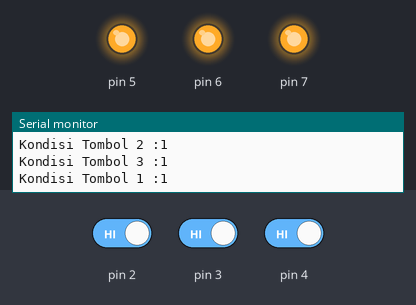
The sketch below on a simulated Arduino Uno, built with avr-gcc and run on an emulated ATmega328P. Shown: output pins drawn as LEDs (lit = HIGH), the last lines printed to the serial monitor. The inputs (shaded band) are chosen by the test bench; at power-on: pin 2 HIGH, pin 3 HIGH, pin 4 HIGH.

Above: at 1.2 s.
1.3 s: pin 2 driven LOW
At 2.5 s:
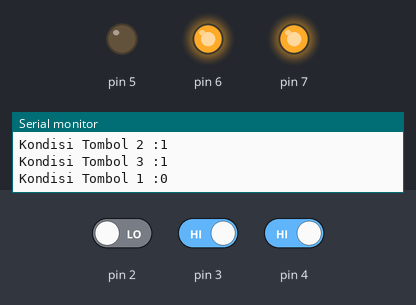
2.8 s: pin 3 driven LOW
At 3.2 s:
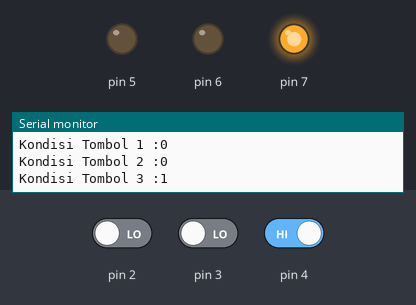
4.3 s: pin 4 driven LOW
At 4.6 s:
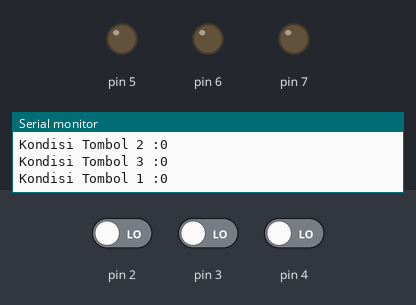
5.8 s: pin 2 driven HIGH
At 6.8 s:
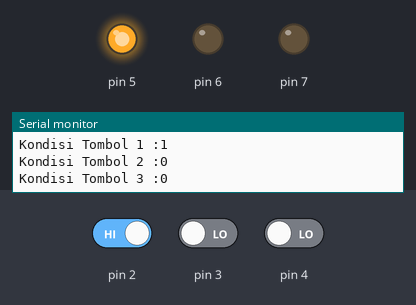
7.3 s: pin 3 driven HIGH
At 8.6 s:
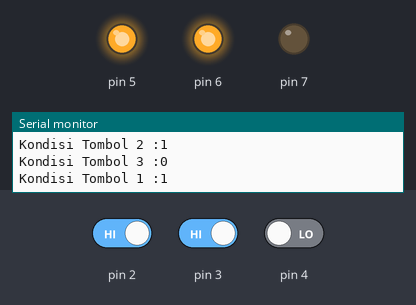
8.9 s: pin 2 driven LOW
At 9.6 s:
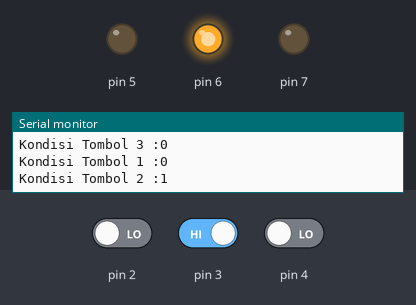
Timing chart, 0 to 11.4 s (numbered marks = the images above; inputs shaded):
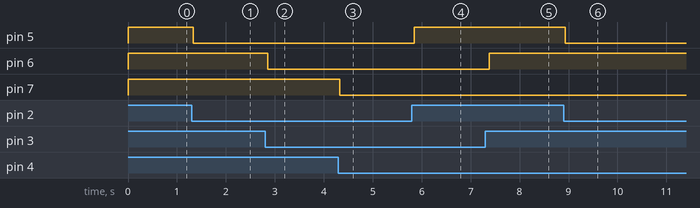

The sketch:

1._Button.ino
```cpp
void setup() {
  // put your setup code here, to run once:
  Serial.begin(9600);
    for ( float i=5; i<=7; i++){
    pinMode(i, OUTPUT);
  }
    for ( float i=2; i<=4; i++){
    pinMode(i, INPUT);
  }
}

void loop() {
  // put your main code here, to run repeatedly:
  int bacaTombol=digitalRead(2);
  Serial.println("Kondisi Tombol 1 :" + String(bacaTombol));

  if ( bacaTombol != 1 ) {
    digitalWrite(5, LOW);
  } else {
    digitalWrite(5, HIGH);
  }

  int bacaTombol1=digitalRead(3);
  Serial.println("Kondisi Tombol 2 :" + String(bacaTombol1));

  if ( bacaTombol1 != 1 ) {
    digitalWrite(6, LOW);
  } else {
    digitalWrite(6, HIGH);
  }

  int bacaTombol2=digitalRead(4);
  Serial.println("Kondisi Tombol 3 :" + String(bacaTombol2));

  if ( bacaTombol2 != 1 ) {
    digitalWrite(7, LOW);
  } else {
    digitalWrite(7, HIGH);
  }
}
```

Measured:
- after the input at 1.3 s, pin 5: HIGH → LOW at once
- after the input at 2.8 s, pin 6: HIGH → LOW after 0.06 s
- after the input at 4.3 s, pin 7: HIGH → LOW at once
- after the input at 5.8 s, pin 5: LOW → HIGH after 0.05 s
- after the input at 7.3 s, pin 6: LOW → HIGH after 0.08 s
- after the input at 8.9 s, pin 5: HIGH → LOW at once
